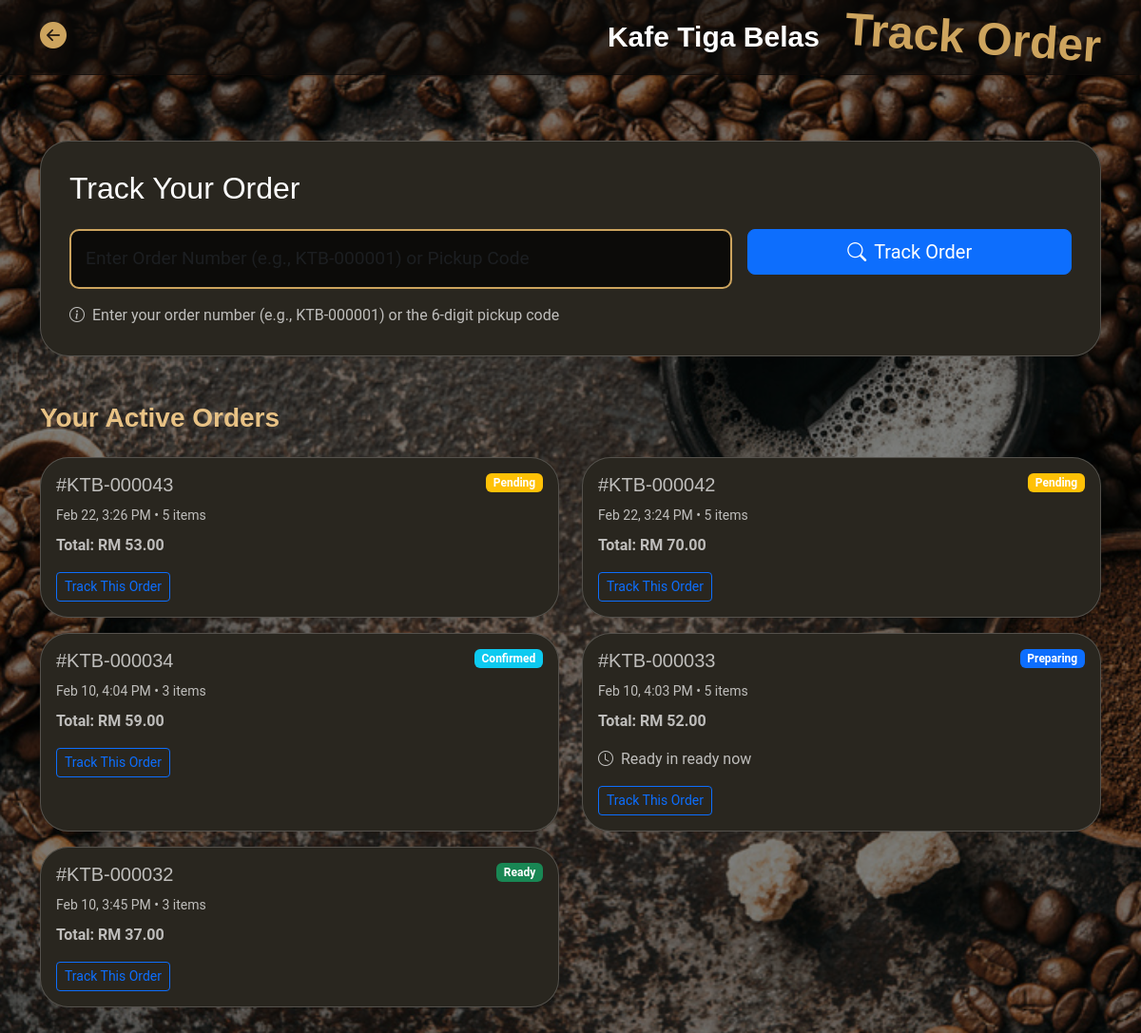
Screenshot of /order_track.php (signed in) with the database file from the repository.
### tables this page shows
CREATE TABLE `orders` (
  `id` int(11) NOT NULL,
  `user_id` int(11) DEFAULT NULL,
  `total_amount` decimal(10,2) NOT NULL,
  `payment_id` varchar(255) NOT NULL,
  `status` varchar(20) DEFAULT 'pending',
  `created_at` timestamp NOT NULL DEFAULT current_timestamp(),
  `updated_at` timestamp NOT NULL DEFAULT current_timestamp() ON UPDATE current_timestamp(),
  `estimated_ready_time` datetime DEFAULT NULL,
  `notes` text DEFAULT NULL,
  `pickup_code` varchar(10) DEFAULT NULL
);

### app/order_functions.php (called while the page is built, shortened)
<?php
function getCustomerOrders($pdo, $user_id, $limit = 10) {
    $limit = (int)$limit;
    $stmt = $pdo->prepare("
        SELECT o.*,
               COUNT(oi.id) as item_count,
               (SELECT status FROM order_status_logs WHERE order_id = o.id ORDER BY created_at DESC LIMIT 1) as current_status
        FROM orders o
        LEFT JOIN order_items oi ON o.id = oi.order_id
        WHERE o.user_id = ?
        GROUP BY o.id
        ORDER BY o.created_at DESC
        LIMIT " . $limit . "
    ");
    $stmt->execute([$user_id]);
    return $stmt->fetchAll(PDO::FETCH_ASSOC);
}
function getOrderStatusDisplay($status) {
    $statuses = [
        'pending' => ['text' => 'Pending', 'class' => 'warning', 'icon' => 'bi-hourglass'],
        'confirmed' => ['text' => 'Confirmed', 'class' => 'info', 'icon' => 'bi-check-circle'],
        'preparing' => ['text' => 'Preparing', 'class' => 'primary', 'icon' => 'bi-cup-hot'],
        'ready' => ['text' => 'Ready', 'class' => 'success', 'icon' => 'bi-bell'],
        'completed' => ['text' => 'Completed', 'class' => 'secondary', 'icon' => 'bi-check2-all'],
        'cancelled' => ['text' => 'Cancelled', 'class' => 'danger', 'icon' => 'bi-x-circle'],
    ];
    return $statuses[$status] ?? ['text' => 'Unknown', 'class' => 'dark', 'icon' => 'bi-question-circle'];
}
?>

### order_track.php (the view, shortened to what this page needs)
<?php
require 'app/db.php';
require 'app/order_functions.php';
$user_id = $_SESSION['user_id'];
$active_orders = [];
$all_orders = getCustomerOrders($pdo, $user_id, 50);
foreach ($all_orders as $order) {
    $status = $order['current_status'] ?? 'pending';
    if (!in_array($status, ['completed', 'cancelled'])) {
        $active_orders[] = $order;
    }
}
$tracking_code = $_GET['code'] ?? '';
?>
<!DOCTYPE html>
<html lang="en">
<head>
    <link href="assets/vendor/bootstrap/css/bootstrap.min.css" rel="stylesheet">
    <link href="assets/vendor/bootstrap-icons/bootstrap-icons.css" rel="stylesheet">
    <link href="assets/css/main.css" rel="stylesheet">
</head>
<body class="index-page">
    <header id="header" class="header fixed-top">
        <div class="branding d-flex align-items-center">
            <div class="container position-relative d-flex align-items-center justify-content-between">
                <a href="order_history.php" class="d-flex align-items-center">
                    <i class="bi bi-arrow-left-circle-fill fs-3"></i>
                </a>
                <a href="index.php" class="logo d-flex align-items-center me-auto me-xl-0">
                    <h1 class="sitename">Kafe Tiga Belas</h1>
                    <h1 style="font-size: 3em; transform: rotate(4deg); color: var(--accent-color);"
                        class="sitename">&nbsp;&nbsp;Track Order</h1>
                </a>
            </div>
        </div>
    </header>
    <main class="main">
        <div class="container py-5" style="margin-top: 100px;">
            <div class="tracking-card">
                <h2 class="mb-4">Track Your Order</h2>
                <form method="GET" class="row g-3">
                    <div class="col-md-8">
                        <input type="text"
                               name="code"
                               class="form-control tracking-input"
                               placeholder="Enter Order Number (e.g., KTB-000001) or Pickup Code"
                               value="<?php echo htmlspecialchars($tracking_code); ?>"
                               required>
                    </div>
                    <div class="col-md-4">
                        <button type="submit" class="btn btn-primary btn-lg w-100" >
                            <i class="bi bi-search me-2"></i>Track Order
                        </button>
                    </div>
                </form>
                <p class="mt-3 mb-0">
                    <i class="bi bi-info-circle me-1"></i>
                    Enter your order number (e.g., KTB-000001) or the 6-digit pickup code
                </p>
            </div>
            <?php if (empty($tracking_code) && !empty($active_orders)): ?>
            <div class="mt-5">
                <h3 class="mb-4" style="font-weight: bolder; color: rgba(232, 194, 133, 1); font-border:white">Your Active Orders</h3>
                <div class="row">
                    <?php foreach ($active_orders as $order): ?>
                    <?php
                    $order_status = $order['current_status'] ?? 'pending';
                    $status_display = getOrderStatusDisplay($order_status);
                    ?>
                    <div class="col-md-6 mb-3">
                        <div class="card h-100">
                            <div class="card-body">
                                <div class="d-flex justify-content-between align-items-start mb-2">
                                    <h5 class="card-title mb-0">
                                        #KTB-<?php echo str_pad($order['id'], 6, '0', STR_PAD_LEFT); ?>
                                    </h5>
                                    <span class="badge bg-<?php echo $status_display['class']; ?>">
                                        <?php echo $status_display['text']; ?>
                                    </span>
                                </div>
                                <p class="card-text mb-2">
                                    <small>
                                        <?php echo date('M j, g:i A', strtotime($order['created_at'])); ?> •
                                        <?php echo $order['item_count']; ?> items
                                    </small>
                                </p>
                                <p class="card-text mb-3">
                                    <strong>Total: RM <?php echo number_format($order['total_amount'], 2); ?></strong>
                                </p>
                                <?php if ($order['estimated_ready_time']): ?>
                                <p class="card-text">
                                    <i class="bi bi-clock me-1"></i>
                                    Ready in <?php echo time_ago($order['estimated_ready_time']); ?>
                                </p>
                                <?php endif; ?>
                                <a href="order_details.php?order_id=<?php echo $order['id']; ?>"
                                   class="btn btn-outline-primary btn-sm">
                                    Track This Order
                                </a>
                            </div>
                        </div>
                    </div>
                    <?php endforeach; ?>
                </div>
            </div>
            <?php endif; ?>
        </div>
    </main>
</body>
</html>
<?php
function time_ago($datetime) {
    $time = strtotime($datetime);
    $now = time();
    $diff = $time - $now;
    if ($diff < 0) return 'ready now';
}
?>

### assets/css/main.css (style rules this page uses)
:root { --default-font: "Roboto", system-ui, -apple-system, "Segoe UI", Roboto, "Helvetica Neue", Arial, "Noto Sans", "Liberation Sans", sans-serif, "Apple Color Emoji", "Segoe UI Emoji", "Segoe UI Symbol", "Noto Color Emoji"; --heading-font: "Playfair Display", sans-serif; --nav-font: "Poppins", sans-serif; }
:root { --background-color: #0c0b09; --default-color: rgba(255, 255, 255, 0.7); --heading-color: #ffffff; --accent-color: #cda45e; --surface-color: #29261f; --contrast-color: #0c0b09; }
:root { --nav-color: #ffffff; --nav-hover-color: #cda45e; --nav-mobile-background-color: #29261f; --nav-dropdown-background-color: #29261f; --nav-dropdown-color: #ffffff; --nav-dropdown-hover-color: #cda45e; }
:root { scroll-behavior: smooth; }
body { color: var(--default-color); background-color: var(--background-color); font-family: var(--default-font); }
a { color: var(--accent-color); text-decoration: none; transition: 0.3s; }
h1, h2, h3, h4, h5, h6 { color: var(--heading-color); font-family: var(--heading-font); }
.header { --background-color: rgba(12, 11, 9, 0.61); color: var(--default-color); transition: all 0.5s; z-index: 997; }
.header .branding { background-color: var(--background-color); min-height: 60px; padding: 10px 0; transition: 0.3s; border-bottom: 1px solid var(--background-color); }
.header .logo { line-height: 1; }
.header .logo h1 { font-size: 30px; margin: 0; font-weight: 700; color: var(--heading-color); }
.form-control { background-color: var(--background-color); color: var(--default-color); border-color: var(--accent-color); }
.card { background: var(--surface-color); color: var(--default-color) }
.tracking-card { background: linear-gradient(135deg, var(--background-color) 0%, #1a1a2e 100%); border-radius: 15px; padding: 30px; margin-bottom: 30px; border: 1px solid rgba(255,255,255,0.1); }
.tracking-input { font-size: 1.2em; padding: 15px; border-radius: 10px; border: 2px solid var(--accent-color); background-color: var(--background-color); color: var(--default-color); }

### order_track.php (style rules this page uses)
body { background-image:url('assets/img/bg3.jpg'); background-size: cover; background-position: center; background-repeat: no-repeat; background-attachment: fixed; background-color: rgba(0, 0, 0, 0.5); background-blend-mode: multiply; }
.card { background: #29261F; backdrop-filter: blur(20px); border: 1px solid rgba(255, 255, 255, 0.2); border-radius: 30px; box-shadow: #6D4C1E; }
.tracking-card { background: #29261F; backdrop-filter: blur(20px); border: 1px solid rgba(255, 255, 255, 0.2); border-radius: 30px; box-shadow: #6D4C1E; }

### rows the page displays
orders: id "000043", text "Pending", created_at "Feb 22, 3:26 PM", item_count "5", total_amount "53.00"
orders: id "000042", text "Pending", created_at "Feb 22, 3:24 PM", item_count "5", total_amount "70.00"
orders: id "000034", text "Confirmed", created_at "Feb 10, 4:04 PM", item_count "3", total_amount "59.00"
orders: id "000033", text "Preparing", created_at "Feb 10, 4:03 PM", item_count "5", total_amount "52.00", estimated_ready_time "ready now"
orders: id "000032", text "Ready", created_at "Feb 10, 3:45 PM", item_count "3", total_amount "37.00"
